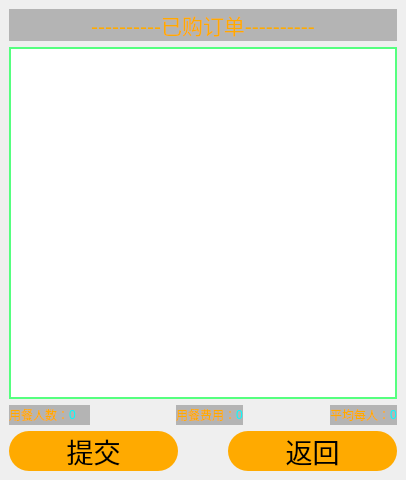
<?xml version="1.0" encoding="UTF-8"?>
<ui version="4.0">
 <class>buyList</class>
 <widget class="QMainWindow" name="buyList">
  <property name="geometry">
   <rect>
    <x>0</x>
    <y>0</y>
    <width>406</width>
    <height>480</height>
   </rect>
  </property>
  <property name="sizePolicy">
   <sizepolicy hsizetype="Expanding" vsizetype="Expanding">
    <horstretch>0</horstretch>
    <verstretch>0</verstretch>
   </sizepolicy>
  </property>
  <property name="windowTitle">
   <string>订单界面</string>
  </property>
  <property name="styleSheet">
   <string notr="true">QLabel{
	background-color: rgba(90, 90, 90,100);
	color: rgb(255, 170, 0);
}
QTableWidget{
	border:2px solid #55ff7f
}
QPushButton{
	background-color: rgb(255, 170, 0);
border-radius:20px;
}
QPushButton:hover{
	
	font: 28pt &quot;Arial&quot;;
}
QPushButton:pressed{
	
	background-color: rgb(0, 255, 255);
}</string>
  </property>
  <widget class="QWidget" name="centralwidget">
   <layout class="QGridLayout" name="gridLayout">
    <item row="0" column="0">
     <widget class="QLabel" name="label">
      <property name="minimumSize">
       <size>
        <width>0</width>
        <height>20</height>
       </size>
      </property>
      <property name="font">
       <font>
        <pointsize>16</pointsize>
       </font>
      </property>
      <property name="text">
       <string>----------已购订单----------</string>
      </property>
      <property name="alignment">
       <set>Qt::AlignCenter</set>
      </property>
     </widget>
    </item>
    <item row="1" column="0">
     <widget class="QTableWidget" name="tableWidget"/>
    </item>
    <item row="2" column="0">
     <layout class="QHBoxLayout" name="horizontalLayout_5">
      <item>
       <layout class="QHBoxLayout" name="horizontalLayout_2" stretch="1,10">
        <property name="spacing">
         <number>0</number>
        </property>
        <item>
         <widget class="QLabel" name="label_2">
          <property name="text">
           <string>用餐人数：</string>
          </property>
         </widget>
        </item>
        <item>
         <widget class="QLabel" name="numLb">
          <property name="styleSheet">
           <string notr="true">color: rgb(0, 255, 255);</string>
          </property>
          <property name="text">
           <string>0</string>
          </property>
         </widget>
        </item>
       </layout>
      </item>
      <item>
       <spacer name="horizontalSpacer">
        <property name="orientation">
         <enum>Qt::Horizontal</enum>
        </property>
        <property name="sizeHint" stdset="0">
         <size>
          <width>40</width>
          <height>20</height>
         </size>
        </property>
       </spacer>
      </item>
      <item>
       <layout class="QHBoxLayout" name="horizontalLayout_4">
        <property name="spacing">
         <number>0</number>
        </property>
        <item>
         <widget class="QLabel" name="costlb">
          <property name="text">
           <string>用餐费用：</string>
          </property>
         </widget>
        </item>
        <item>
         <widget class="QLabel" name="costnum">
          <property name="styleSheet">
           <string notr="true">color: rgb(0, 255, 255);</string>
          </property>
          <property name="text">
           <string>0</string>
          </property>
         </widget>
        </item>
       </layout>
      </item>
      <item>
       <spacer name="horizontalSpacer_2">
        <property name="orientation">
         <enum>Qt::Horizontal</enum>
        </property>
        <property name="sizeHint" stdset="0">
         <size>
          <width>40</width>
          <height>20</height>
         </size>
        </property>
       </spacer>
      </item>
      <item>
       <layout class="QHBoxLayout" name="horizontalLayout_3">
        <property name="spacing">
         <number>0</number>
        </property>
        <item>
         <widget class="QLabel" name="costlb_2">
          <property name="text">
           <string>平均每人：</string>
          </property>
         </widget>
        </item>
        <item>
         <widget class="QLabel" name="costForOne">
          <property name="styleSheet">
           <string notr="true">color: rgb(0, 255, 255);</string>
          </property>
          <property name="text">
           <string>0</string>
          </property>
         </widget>
        </item>
       </layout>
      </item>
     </layout>
    </item>
    <item row="3" column="0">
     <layout class="QHBoxLayout" name="horizontalLayout">
      <property name="spacing">
       <number>50</number>
      </property>
      <item>
       <widget class="QPushButton" name="buyBt">
        <property name="sizePolicy">
         <sizepolicy hsizetype="Minimum" vsizetype="Preferred">
          <horstretch>0</horstretch>
          <verstretch>0</verstretch>
         </sizepolicy>
        </property>
        <property name="minimumSize">
         <size>
          <width>0</width>
          <height>40</height>
         </size>
        </property>
        <property name="font">
         <font>
          <pointsize>20</pointsize>
         </font>
        </property>
        <property name="text">
         <string>提交</string>
        </property>
       </widget>
      </item>
      <item>
       <widget class="QPushButton" name="backBt">
        <property name="sizePolicy">
         <sizepolicy hsizetype="Minimum" vsizetype="Preferred">
          <horstretch>0</horstretch>
          <verstretch>0</verstretch>
         </sizepolicy>
        </property>
        <property name="minimumSize">
         <size>
          <width>0</width>
          <height>40</height>
         </size>
        </property>
        <property name="font">
         <font>
          <pointsize>20</pointsize>
         </font>
        </property>
        <property name="text">
         <string>返回</string>
        </property>
       </widget>
      </item>
     </layout>
    </item>
   </layout>
  </widget>
  <widget class="QMenuBar" name="menubar">
   <property name="geometry">
    <rect>
     <x>0</x>
     <y>0</y>
     <width>406</width>
     <height>26</height>
    </rect>
   </property>
  </widget>
 </widget>
 <resources/>
 <connections/>
</ui>
